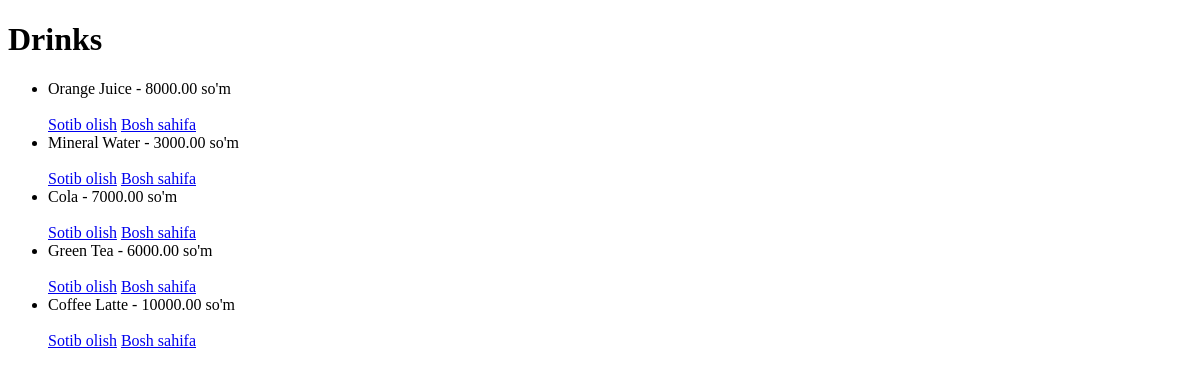
The app's page /drinks/ with its own data.
### main/models.py (models this page shows, shortened)
class Product(models.Model):
    name = models.CharField(max_length=200)
    price = models.DecimalField(max_digits=10, decimal_places=2)
    description = models.TextField(blank=True, null=True)
    category = models.ForeignKey(Category, on_delete=models.CASCADE, related_name="products")
    is_trending = models.BooleanField(default=False)
    is_popular = models.BooleanField(default=False)
    is_discounted = models.BooleanField(default=False)
    created_at = models.DateTimeField(auto_now_add=True)

### main/views.py (the view)
# urls.py: path("drinks/", views.drinks, name="drinks"),
def drinks(request):
    products = Product.objects.filter(category__slug="drinks")
    return render(request, "main/drinks.html", {"products": products})

### main/templates/main/drinks.html (shortened to what this page needs)
{% extends "main/base.html" %}
{% block content %}
<h1>Drinks</h1>
{% if products %}
    <ul>
        {% for product in products %}
            <li>
                {{ product.name }} - {{ product.price }} so'm <br> <br>
                <a href="{% url 'add_to_cart' product.pk %}">Sotib olish</a>
                <a href="{% url 'home' %}">Bosh sahifa</a>
            </li>
        {% endfor %}
    </ul>
{% else %}
    <p>Mahsulot yo'q</p>
{% endif %}
{% endblock %}

### records on screen
Product: name "Orange Juice", price "8000.00"
Product: name "Mineral Water", price "3000.00"
Product: name "Cola", price "7000.00"
Product: name "Green Tea", price "6000.00"
Product: name "Coffee Latte", price "10000.00"
